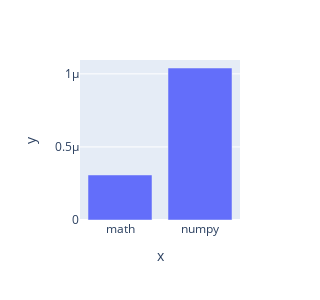

This figure's notebook cell:
### Code cell
import plotly_express as px
px.bar(x=["math", "numpy"], y=[math_time, numpy_time], width=300, height=300).show()

### Figure 1 — Plotly figure (JSON) as saved in the notebook; plotly's stock layout.template omitted (floating-point values rounded to 4 significant figures)
{"data": [{"alignmentgroup": "True", "hovertemplate": "x=%{x}<br>y=%{y}<extra></extra>", "legendgroup": "", "marker": {"color": "#636efa"}, "name": "", "offsetgroup": "", "orientation": "v", "showlegend": false, "textposition": "auto", "type": "bar", "x": ["math", "numpy"], "xaxis": "x", "y": [3.08e-07, 1.04e-06], "yaxis": "y"}], "layout": {"barmode": "relative", "height": 300, "legend": {"tracegroupgap": 0}, "margin": {"t": 60}, "width": 300, "xaxis": {"anchor": "y", "domain": [0, 1], "title": {"text": "x"}}, "yaxis": {"anchor": "x", "domain": [0, 1], "title": {"text": "y"}}}}
